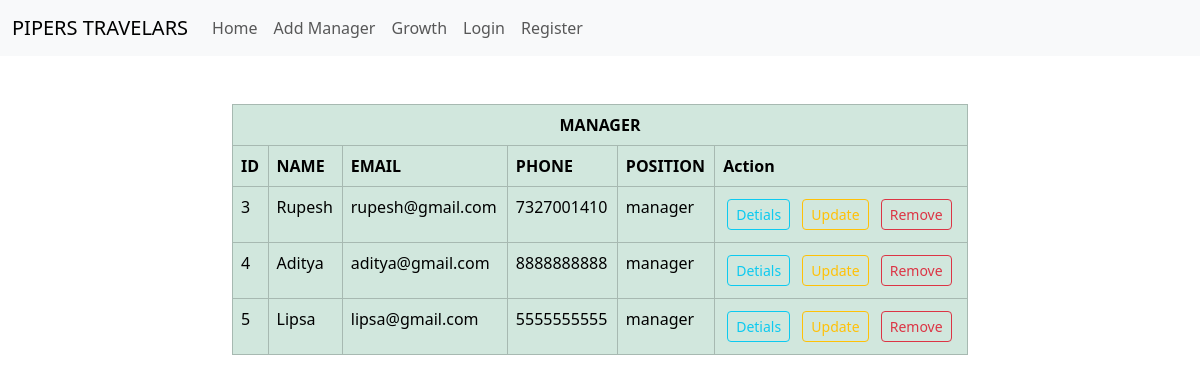
Screenshot of /owner/Owner-Home.php with the database file from the repository.
### tables this page shows
CREATE TABLE `manager` (
  `id` int(10) NOT NULL,
  `name` varchar(255) NOT NULL,
  `gender` varchar(10) NOT NULL,
  `dob` date NOT NULL,
  `position` varchar(25) NOT NULL,
  `email` text NOT NULL,
  `mobile` bigint(10) NOT NULL,
  `address` text NOT NULL,
  `password` text NOT NULL
);

### owner/Owner-Home.php (the view, shortened to what this page needs)
<!DOCTYPE html>
<html lang="en">
<head>
</head>
<body>
    <?php
    include_once "OwnerNav.php";
    ?>
    <div class="container">
        <div class="row">
            <div class="col-md-8 mx-auto my-5">
                <div class="table-responsive">
                    <table class="table  table-bordered table-success ">
                        <?php
                        require_once "db-connect.php";
                        $qry = "SELECT id,name,email,mobile,position FROM manager";
                        $res = $conn->query($qry);
                        ?>
                        <tr>
                            <th colspan="6" class="text-center">MANAGER</th>
                        </tr>
                        <tr>
                            <th>ID</th>
                            <th>NAME</th>
                            <th>EMAIL</th>
                            <th>PHONE</th>
                            <th>POSITION</th>
                            <th>Action</th>
                        </tr>
                        <?php
                        while ($mng = $res->fetch_assoc()) {
                        ?>
                            <tr>
                                <td><?php echo $mng['id']; ?></td>
                                <td><?php echo $mng['name']; ?></td>
                                <td><?php echo $mng['email']; ?></td>
                                <td><?php echo $mng['mobile']; ?></td>
                                <td><?php echo $mng['position']; ?></td>
                                <td>
                                    <a href="manager-detials.php?id=<?php echo $mng['id'] ?>" class="btn btn-sm btn-outline-info m-1">Detials</a>
                                    <a href="update.php?id=<?php echo $mng['id'] ?>" class="btn btn-sm btn-outline-warning m-1">Update</a>
                                    <a href="delete-detials.php?id=<?php echo $mng['id'] ?>" class="btn btn-sm btn-outline-danger m-1">Remove</a>
                                </td>
                            </tr>
                        <?php
                        }
                        ?>
                    </table>
                </div>
            </div>
        </div>
    </div>
</body>
</html>

### owner/OwnerNav.php (shortened to what this page needs)
<!DOCTYPE html>
<html lang="en">
<head>
    <link rel="stylesheet" href="https://cdn.jsdelivr.net/npm/bootstrap@5.3.2/dist/css/bootstrap.min.css">
</head>
<body>
    <nav class="navbar navbar-expand-lg bg-body-tertiary">
        <div class="container-fluid">
            <a class="navbar-brand" href="#">PIPERS TRAVELARS</a>
            <div class="collapse navbar-collapse" id="navbarNav">
                <ul class="navbar-nav">
                    <li class="nav-item"><a class="nav-link" href="Owner-Home.php">Home</a></li>
                    <li class="nav-item"><a class="nav-link" href="Add-manager.php">Add Manager</a></li>
                    <li class="nav-item"><a class="nav-link" href="Growth.php">Growth</a></li>
                    <li class="nav-item"><a class="nav-link" href="Owner-login.php">Login</a></li>
                    <li class="nav-item"><a class="nav-link" href="Owner-register.php">Register</a></li>
                </ul>
            </div>
        </div>
    </nav>
</body>
</html>

### rows the page displays
manager: id "3", name "Rupesh", email "rupesh@gmail.com", mobile "7327001410", position "manager"
manager: id "4", name "Aditya", email "aditya@gmail.com", mobile "8888888888", position "manager"
manager: id "5", name "Lipsa", email "lipsa@gmail.com", mobile "5555555555", position "manager"
